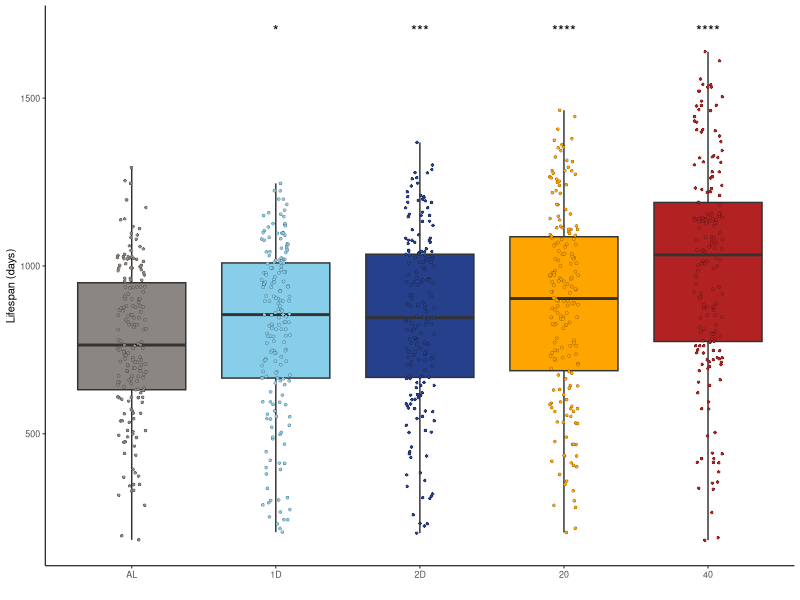
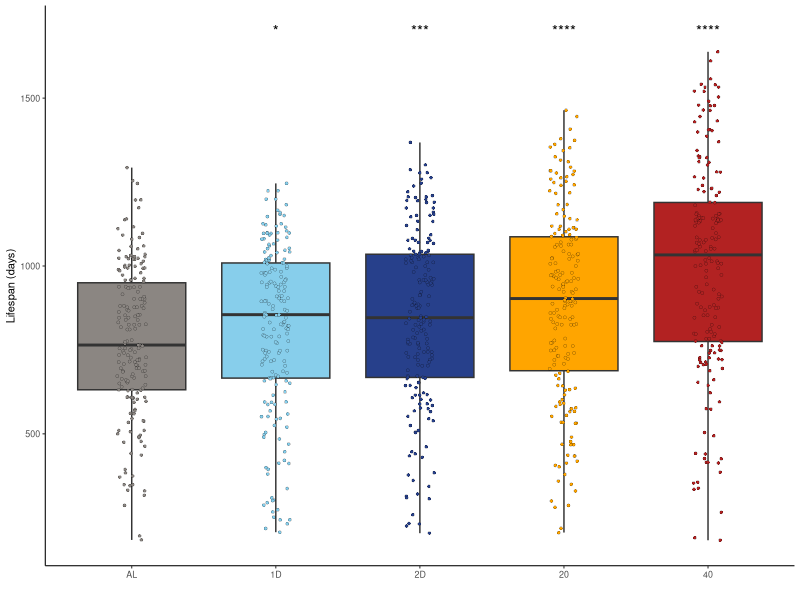

R code for these plots, in order: (Note: this script raises an error after producing the figures.)
## ---- chunk 1
library(tidyverse)
library(survival)
library(survminer)

diet.palette <- c(AL="seashell4",
                  `1D`="skyblue",
                  `2D`="royalblue4",
                  `20`="orange",
                  `40`="firebrick")
## ---- chunk 2
df <- read.csv("../data/metadata/AnimalData_Processed_20230712.csv")
## ---- chunk 3
filt.df <- df %>% 
  
  # exclude mice that died prior to start of DR
  dplyr::filter(SurvDays > 179) 

nrow(df)
nrow(filt.df)
## ---- chunk 4
table(filt.df$Died)
## ---- chunk 5
(surv.fit <- survfit(Surv(SurvDays, Died) ~ Diet, data= filt.df))
## ---- chunk 6
median.df <- data.frame(quantile(surv.fit, probs=0.5)$quantile) %>% 
  setNames("median") %>%
  rownames_to_column("Diet") %>% 
  mutate(Diet = str_sub(Diet, 6, 7)) %>% 
  mutate(Diet = factor(Diet, levels=c("AL", "1D", "2D", "20", "40")))
## ---- chunk 7
# no p-value correction because we'll do this in the next step
# (we'll just correct the comparisons against AL, since we're not interested in
# the other comparisons, e.g. 1D v. 2D)
(pairwise.logrank.res <- pairwise_survdiff(Surv(SurvDays, Died) ~ Diet, data= filt.df,
                                           p.adjust.method="none"))
## ---- chunk 8
(pairwise.logrank.pval.df <- pairwise.logrank.res$p.value["AL", ] %>%
   data.frame() %>% 
   setNames("pval") %>% 
   rownames_to_column("Diet") %>% 
   mutate(padj = p.adjust(pval, method="BH")) %>% 
   mutate(padj.symbol = case_when(
     padj < 0.0001 ~ "****",
     padj < 0.001 ~ "***",
     padj < 0.01 ~ "**",
     padj < 0.05 ~ "*",
     TRUE ~ "ns")))
## ---- chunk 9
(lifespan.boxplots <- filt.df %>% 
   dplyr::filter(Died) %>%
   mutate(Diet = factor(Diet, levels=c("AL", "1D", "2D", "20", "40"))) %>% 
   ggplot(aes(x=Diet, y=SurvDays)) +
   geom_boxplot(aes(fill=Diet), outlier.shape=NA) +
   geom_jitter(aes(fill=Diet), shape=21, color="black", 
               width=0.1, stroke=0.1, size=1) +
   geom_text(aes(y=1700, label=padj.symbol), data=pairwise.logrank.pval.df) +
   labs(x="", y="Lifespan (days)") +
   theme_classic(base_size=8) +
   scale_color_manual(values=diet.palette) +
   scale_fill_manual(values=diet.palette) +
   theme(legend.position="none"))
## ---- chunk 10
pdf("../plots/lifespan_boxplots.pdf", height=2, width=2)
lifespan.boxplots
dev.off()
## ---- chunk 11
filt.df %>% 
  dplyr::filter(Died) %>%
  dplyr::select(Diet, SurvDays) %>% 
  write.csv("../source_data_for_fig_panels/1b.csv", quote=F, row.names=F)
